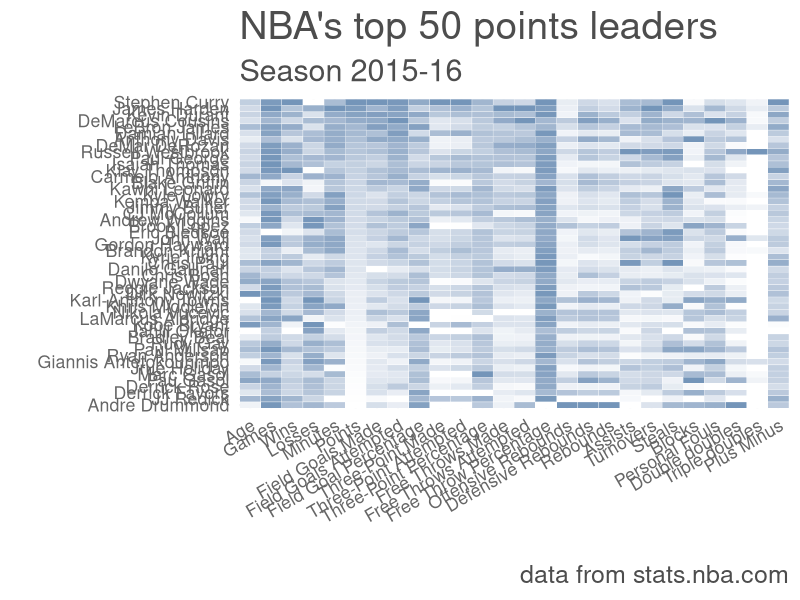
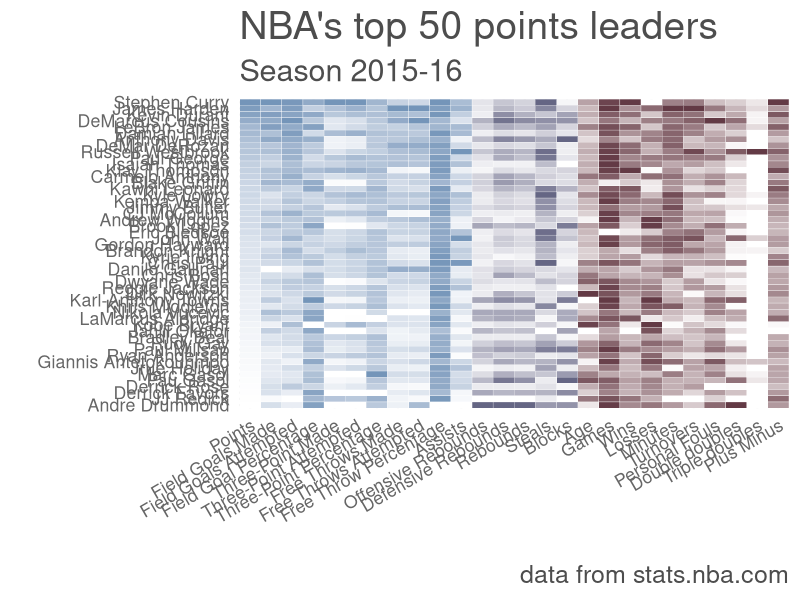

These figures' R source, in order:
library("dplyr")
library("ggplot2")

# Load the dataset.
nba <- read.table("nba_top50_2016.txt", sep = ";",
                  header = TRUE, stringsAsFactors = FALSE)
str(nba)

# Drop "TEAM" which is a variable of type character, reshape the dataset
# to long format and rescale the value between 0 and 1 by variable.
nba_long <- nba %>%
  select(-TEAM) %>%
  reshape2::melt(id.vars = "PLAYER") %>%
  group_by(variable) %>%
  mutate(rescale_value = scales::rescale(value)) %>%
  ungroup()

# A vector of labels.
labels = c("Age", "Games", "Wins", "Losses", "Minutes",
           "Points", "Field Goals Made", "Field Goals Attempted",
           "Field Goal Percentage", "Three-Point Made",
           "Three-Point Attempted", "Three-Point Percentage",
           "Free Throws Made", "Free Throws Attempted",
           "Free Throw Percentage", "Offensive Rebounds",
           "Defensive Rebounds", "Rebounds", "Assists", "Turnovers",
           "Steals", "Blocks", "Personal Fouls", "Double doubles",
           "Triple doubles", "Plus Minus")

# Plot the heatmap and tweak a bit the theme.
ggplot(nba_long, aes(x = variable, y = PLAYER)) +
  geom_tile(aes(fill = rescale_value), color = "white") +
  scale_fill_gradient(low = "white", high = "#7495b9") +
  scale_x_discrete(labels = labels, expand = c(0, 0)) +
  scale_y_discrete(limits = arrange(nba, PTS)[["PLAYER"]],
                   expand = c(0, 0)) +
  labs(title = "NBA's top 50 points leaders", subtitle = "Season 2015-16",
       caption = "data from stats.nba.com", x = "", y = "") +
  theme_minimal(base_size = 16) +
  theme(legend.position = "none",
        axis.ticks = element_blank(),
        axis.text.x = element_text(angle = 30, hjust = 1, color = "grey40"),
        axis.text.y = element_text(color = "grey40"),
        plot.title = element_text(size = 28, color = "grey30"),
        plot.subtitle = element_text(size = 22, color = "grey30"),
        plot.caption = element_text(size = 18, color = "grey30"))

# -----

# We would like to use a different color for each group of statistics (offense,
# defense, other). But using different gradient colors for different categories
# is not that easy in ggplot2.
# One way to do it is to scale each group of variables into different
# ranges that don't overlap and then use scale_fill_gradientn to map
# each of these regions to different color gradients.

# Split up the variables in three sets.
offense <- c("PTS", "FGM", "FGA", "FG_per", "X3PM",
             "X3PA", "X3P_per", "FTM", "FTA", "FT_per", "AST")
defense <- c("OREB", "DREB", "REB", "STL", "BLK")
other <- c("AGE", "GP", "W", "L", "MIN", "TOV",
           "PF", "DD2", "TD3", "plus_minus")

labels = c("Points", "Field Goals Made", "Field Goals Attempted",
           "Field Goal Percentage", "Three-Point Made",
           "Three-Point Attempted", "Three-Point Percentage",
           "Free Throws Made", "Free Throws Attempted",
           "Free Throw Percentage", "Assists", "Offensive Rebounds",
           "Defensive Rebounds", "Rebounds", "Steals", "Blocks",
           "Age", "Games", "Wins", "Losses", "Minutes", "Turnovers",
           "Personal Fouls", "Double doubles", "Triple doubles", "Plus Minus")

# Create a variable "group_" that takes a different value (0, 1 or 2)
# for each set of statistics and a variable "rescale_offset" that scales each
# group of variables to non-overlapping ranges (0-1, 100-101 and 200-201).
nba_long <- nba_long %>%
  mutate(group_ = case_when(.$variable %in% offense ~ 0,
                            .$variable %in% defense ~ 1,
                            .$variable %in% other ~ 2),
         rescale_offset = rescale_value + 100 * group_)

# Define the ranges and the colors to use.
gradientn <- range(nba_long$rescale_value) + rep(c(0, 100, 200), each = 2)
colors <- c("white", "#7495b9", "white", "#656684", "white", "#633a45")

# Plot the heatmap with a different color for each set of stats and
# order the variables by group.
ggplot(nba_long, aes(variable, PLAYER)) +
  geom_tile(aes(fill = rescale_offset), color = "white") +
  scale_fill_gradientn(colors = colors,
                       values = scales::rescale(gradientn)) +
  scale_x_discrete(limits = c(offense, defense, other), labels = labels,
                   expand = c(0, 0)) +
  scale_y_discrete(limits = arrange(nba, PTS)[["PLAYER"]],
                   expand = c(0, 0)) +
  labs(title = "NBA's top 50 points leaders", subtitle = "Season 2015-16",
       caption = "data from stats.nba.com", x = "", y = "") +
  theme_minimal(base_size = 16) +
  theme(legend.position = "none",
        axis.ticks = element_blank(),
        axis.text.x = element_text(angle = 30, hjust = 1, color = "grey40"),
        axis.text.y = element_text(color = "grey40"),
        plot.title = element_text(size = 28, color = "grey30"),
        plot.subtitle = element_text(size = 22, color = "grey30"),
        plot.caption = element_text(size = 18, color = "grey30"))
